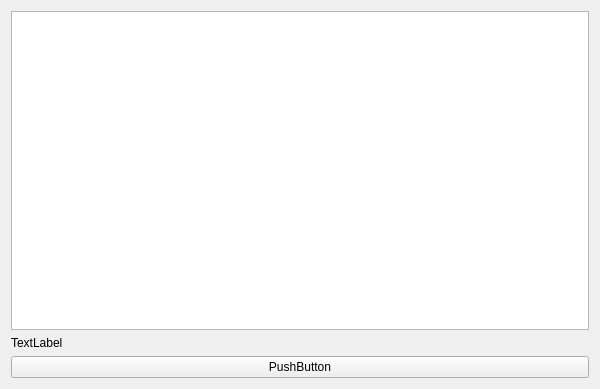
<?xml version="1.0" encoding="UTF-8"?>
<ui version="4.0">
 <class>newclass</class>
 <widget class="QWidget" name="newclass">
  <property name="geometry">
   <rect>
    <x>0</x>
    <y>0</y>
    <width>600</width>
    <height>389</height>
   </rect>
  </property>
  <property name="windowTitle">
   <string>Form</string>
  </property>
  <layout class="QVBoxLayout" name="verticalLayout_2">
   <item>
    <layout class="QVBoxLayout" name="verticalLayout">
     <item>
      <widget class="QTextEdit" name="textEdit"/>
     </item>
     <item>
      <widget class="QLabel" name="label">
       <property name="text">
        <string>TextLabel</string>
       </property>
      </widget>
     </item>
     <item>
      <widget class="QPushButton" name="pushButton">
       <property name="text">
        <string>PushButton</string>
       </property>
      </widget>
     </item>
    </layout>
   </item>
  </layout>
 </widget>
 <resources/>
 <connections/>
</ui>
